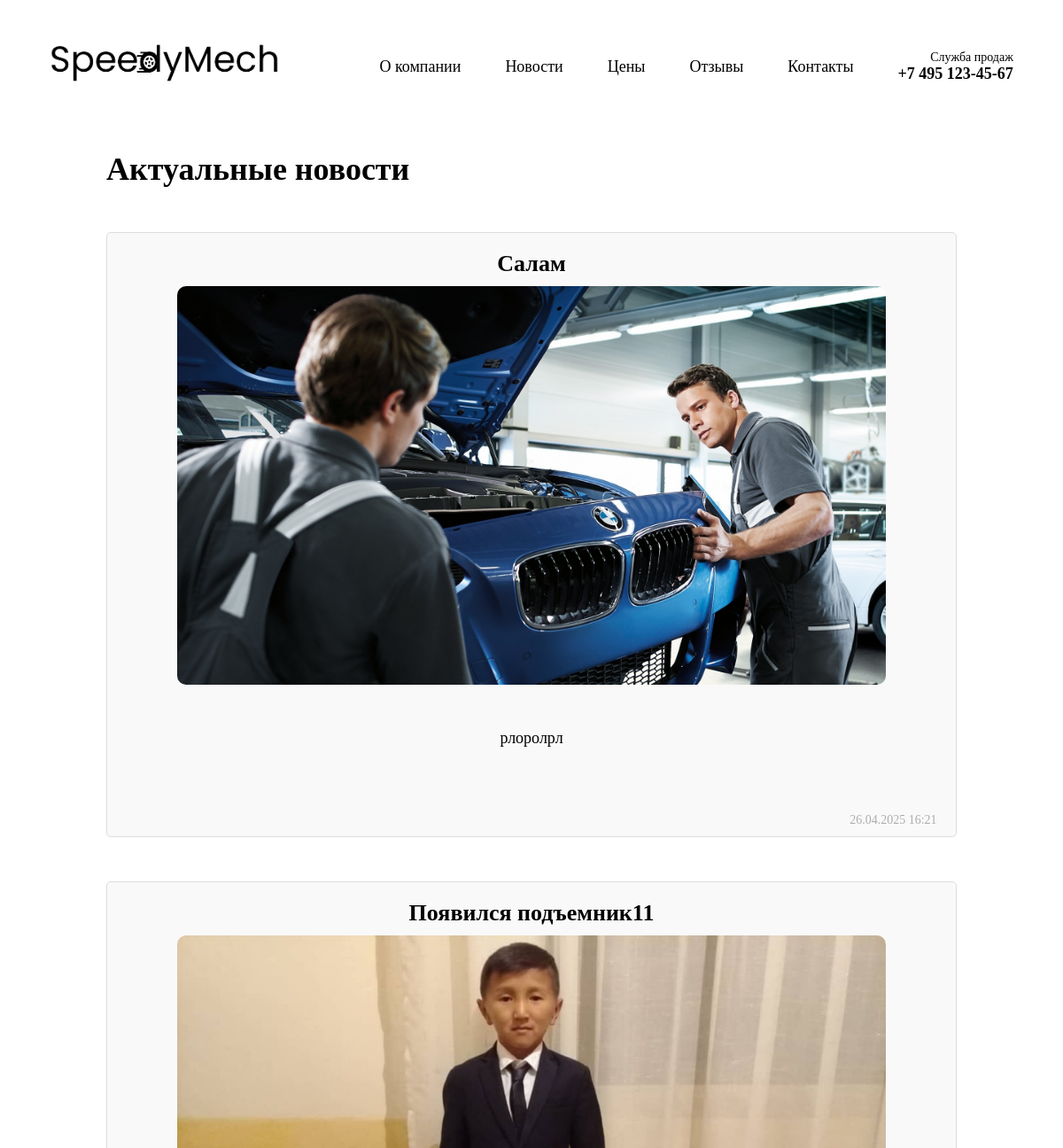
Before: /news/ (upper part) with the older database file.
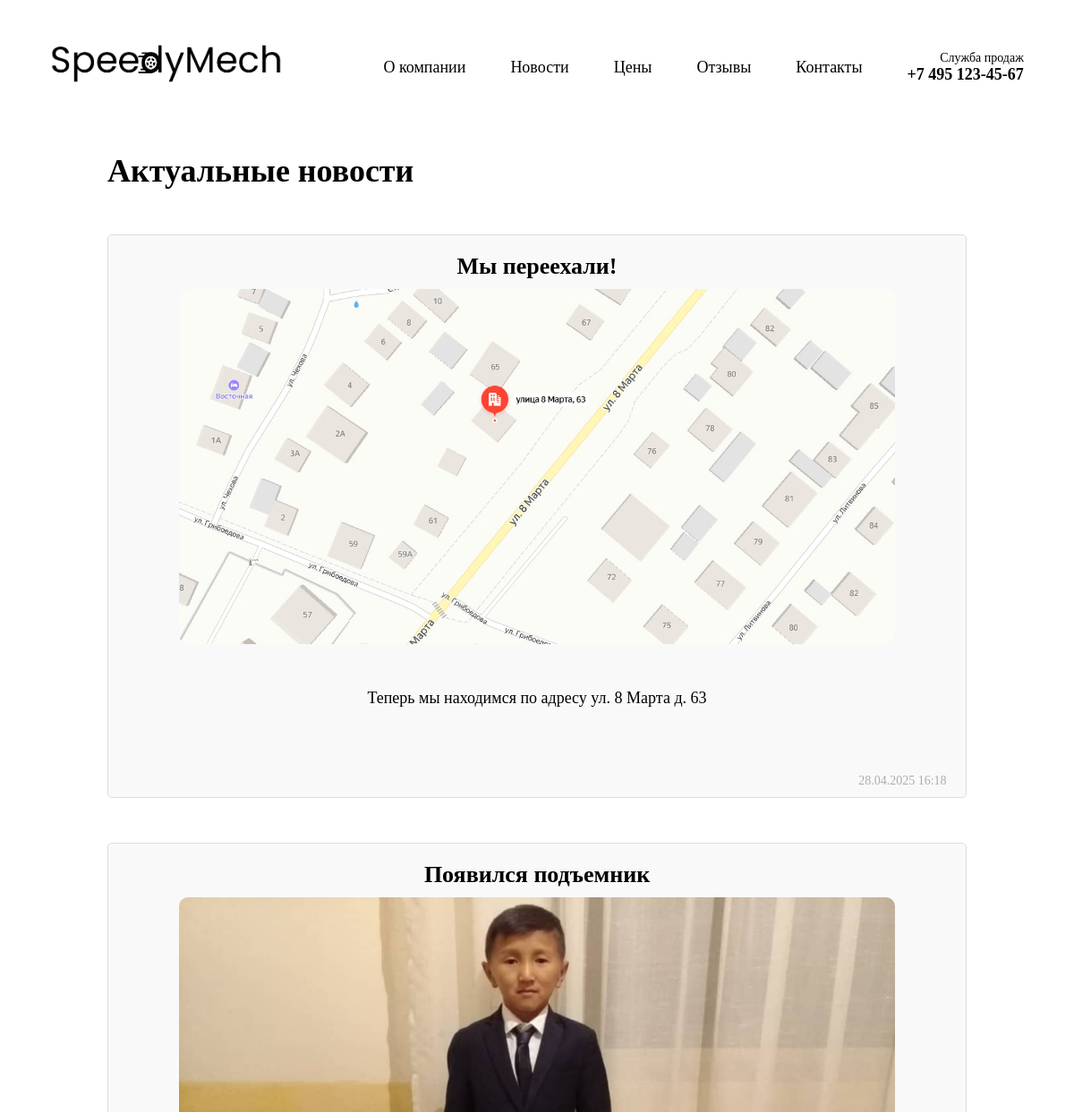
After: the same page with the newer database file.
### app/models.py (models this page shows, shortened)
class News(models.Model):
    title = models.CharField(max_length=200, verbose_name='Заголовок')
    content = models.TextField(verbose_name='Содержание')
    image = models.ImageField(upload_to='news_images/', verbose_name='Изображение', blank=True, null=True)
    created_at = models.DateTimeField(default=timezone.now, verbose_name='Дата создания')
    updated_at = models.DateTimeField(auto_now=True, verbose_name='Дата обновления')
    is_published = models.BooleanField(default=True, verbose_name='Опубликовано')
    class Meta:
        verbose_name = 'Новость'
        verbose_name_plural = 'Новости'
        ordering = ['-created_at']

### app/views.py (the view)
# urls.py: path('news/', views.news_page, name='news_page'),
def news_page(request):
    posts = News.objects.all()
    context = {
        'posts': posts
    }
    return render(request, 'app/news.html', context)

### app/templates/app/news.html (shortened to what this page needs)
{% load static %}
<link rel="stylesheet" href="{% static 'app/css/style.css' %}">
<link rel="stylesheet" href="{% static 'app/css/news_style.css' %}">
{% include "app/header.html" %}
<main>
    <div class="wrapper_news">
        <div class="news_head">
            <h1>Актуальные новости</h1>
        </div>
        <div class="news_body">
            {% for post in posts %}
            <article class="news_post">
                <div class="post_head">
                    <h2>{{ post.title }}</h2>
                    <img src="{{ post.image.url }}" alt="Post">
                </div>
                <div class="post_body">
                    <div class="post_text">
                        <p>{{ post.content }}</p>
                    </div>
                    <div class="post_time">
                        <time datetime="{{ post.created_at }}">{{ post.created_at|date:"d.m.Y H:i" }}</time>
                    </div>
                </div>
            </article>
            {% endfor %}
        </div>
    </div>
</main>
{% include "app/footer.html" %}

Changed rows visible on the page:
removed News: title "Салам", image (picture), content "рлоролрл", created_at "26.04.2025 16:21"
added News: title "Мы переехали!", image (picture), content "Теперь мы находимся по адресу ул. 8 Марта д. 63", created_at "28.04.2025 16:18"
changed News: title "Появился подъемник11" → "Появился подъемник"
